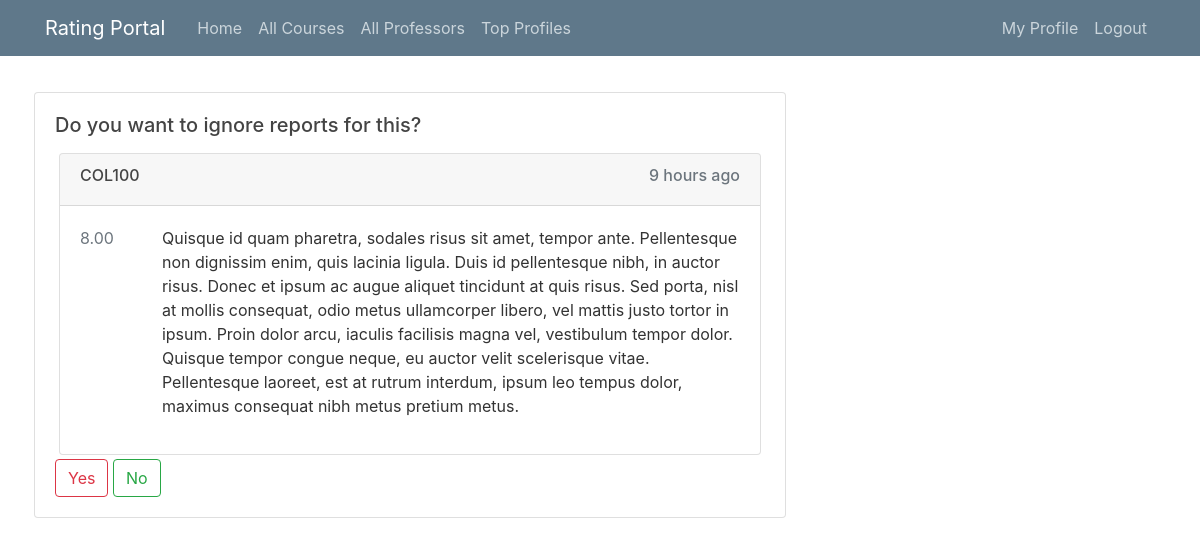
Page /ignore/12/?next=reportAction/reportAction/12/ (signed in) on the committed database.
### review/models.py (models this page shows, shortened)
class Review(models.Model):
    score = models.DecimalField(decimal_places=2,max_digits=4)
    reviewContent = models.TextField()
    courseName = models.CharField(max_length=120)
    courseID = models.IntegerField()
    dateAdded = models.DateTimeField(auto_now=False, auto_now_add=True)
    author = models.ForeignKey(User, on_delete= models.CASCADE,related_name='reviews_written')
    isAnonymous = models.BooleanField(default=False)
    class Meta:
        ordering =['-dateAdded']
    def getPageType(self):
        pageType = Course.objects.get(id=self.courseID).pageType
        if pageType=='p':
            return 'professor'
        elif pageType=='c':
            return 'course'

### review/views.py (the view)
# urls.py: path("ignore/<int:reviewID>/", reviewViews.ignoreReports, name="ignore"),
@login_required
def ignoreReports(request, reviewID):
    review = Review.objects.get(id=reviewID)
    reports = list(review.flags.all())
    nextURI = request.GET["next"]
    if str(nextURI).startswith("reportAction"):
        nextNo = request.build_absolute_uri(nextURI[12:])
        nextYes = "/issues/"
    else:
        nextYes = nextNo = request.build_absolute_uri(nextURI)
    if request.user.is_superuser:
        if request.method == "POST":
            actionDetail=f'You removed reports against {review.author.username}'
            actionType='i'
            rca= RecentAction.create(request.user,actionDetail,actionType,request.build_absolute_uri(f'/profile/{review.author.username}') )
            rca.save()
            messages.success(request, "Reports Ignored")
            for report in reports:
                report.delete()
            return redirect(nextYes)
        else:
            return render(
                request,
                "review/delete.html",
                {
                    "review": review,
                    "next": nextNo,
                    "choiceQuestion": "Do you want to ignore reports for this?",
                },
            )
    else:
        raise Http404

### review/templates/review/delete.html (shortened to what this page needs)
{% extends "users/base.html" %}
{%load humanize%}
{% block content %}
  <div class="card-body">
      <h5>
          {{choiceQuestion}}
      </h5>
      <div class="card m-1 mt-3">
        <div class="card-header">
            <div class="d-flex justify-content-between">
                <a class="card-link text-dark" href="{%url review.getPageType review.courseID%}">
                    <h6>{{review.courseName}}</h6>
                </a>
                <h6 class="text-muted">{{review.dateAdded|naturaltime}}</h6>
            </div>
        </div>
        <div class="card-body">
            <div class="d-flex justify-content-between">
                <span class="text-secondary">
                    {{review.score}}
                </span>
                <p class="ml-5">
                    {{review.reviewContent}}
                </p>
            </div>
        </div>
    </div>
    <form  method="post" >
        <div class="mx-auto">
            <button type="submit" class="btn btn-outline-danger">Yes</button>
            <a href="{{next}}" class="btn btn-outline-success">No</a></div>
    </form>
  </div>
{% endblock content %}

### users/static/main.css (style rules this page uses)
body { background: white; color: #333333; margin-top: 5rem; }
h1, h2, h3, h4, h5, h6 { color: #444444; }

### rows in the picture
Review: courseName "COL100", dateAdded "9 hours ago", score "8.00", reviewContent "Quisque id quam pharetra, sodales risus sit amet, tempor ante. Pellentesque non dignissim enim, quis lacinia ligula. Duis id pellentesque nibh, in auctor risus. Donec et ipsum ac augue aliquet tincidunt at quis risus. Sed porta, nisl at mollis consequat, odio metus ullamcorper libero, vel mattis justo tortor in ipsum. Proin dolor arcu, iaculis facilisis magna vel, vestibulum tempor dolor. Quisque tempor congue neque, eu auctor velit scelerisque vitae. Pellentesque laoreet, est at rutrum interdum, ipsum leo tempus dolor, maximus consequat nibh metus pretium metus."

### other values in the picture
{{ choiceQuestion }} "Do you want to ignore reports for this?"
